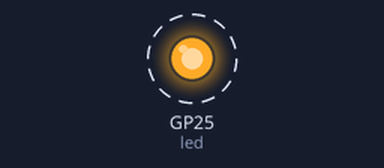
Bench run of a program on a simulated Raspberry Pi Pico running MicroPython. On the bench: output pins drawn as LEDs (lit = HIGH). Dashed ring = blinking. The modem accepts every AT command (registered, SIM ready, sends succeed) and sends nothing else; the interpreter's speed is modelled, so counts of loop turns are approximate; what the program prints to the serial console is not drawn.

Above: at 11.0 s.
Timing chart, 0 to 15.1 s (numbered marks = the images above):
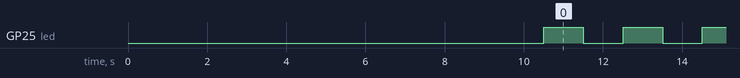

The program:

receiver.py
```python
from machine import UART, Pin
import time

uart0 = UART(0, baudrate=115200, tx=Pin(0), rx=Pin(1))
led = Pin(25,Pin.OUT)

# +RVC= address, len, temp, hum, rssi, snr
VarInMs = 5 #variables recibidas en el mensaje
CommasInMs = VarInMs - 1 #comas en el mensaje

def send_ms(ms):
    uart0.write(ms + "\r\n") #mandar mensaje
    print(ms) #imprimir mensaje
    time.sleep(0.5)
    rec = bytes()
    while uart0.any()>0:
        rec += uart0.read(1) #recibe datos por uart como char y los concatena
    print(rec.decode('utf-8'))  #Imprime el caracter recibido

def init_lora():
    print("\nConfigurando parametro antena LoRa\n")
    send_ms("AT") #verificar estado de comandos
    time.sleep(1)
    send_ms("AT+ADDRESS=2") #colocar direccion lora 0 - 65535
    time.sleep(1)
    send_ms("AT+NETWORKID=5") #colocando direccion de red
    time.sleep(1)
    send_ms("AT+BAND=915000000") #RF frecuency
    time.sleep(1)
    send_ms("AT+PARAMETER=9,7,1,12") #RF parameters
    time.sleep(1)
    send_ms("AT+MODE?") #operation mode
    time.sleep(1)
    send_ms("AT+CPIN?") #contraseña
    time.sleep(1)

# Inicializar LoRa
init_lora()
while True:
    rxData = bytes()
    while uart0.any()>0:
        rxData += uart0.read(1)
    msg = rxData.decode('utf-8')
    print(msg)
    new_msg = msg.replace('+RCV=', '')
    datos = new_msg.split(',')
    # Verifica si se recibieron suficientes datos
    led.value(1)
    time.sleep(1)
    led.value(0)
    time.sleep(1)
```

Measured:
- by itself, GP25 (led): alternates HIGH for 1.0 s and LOW for 1.0 s
